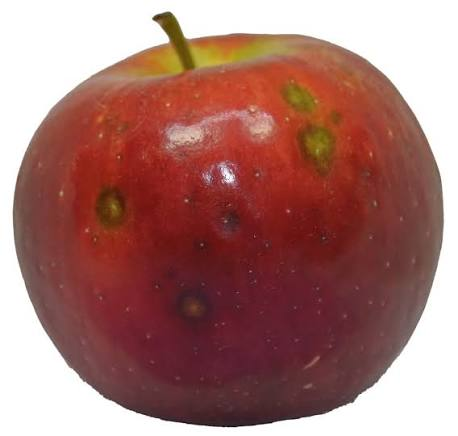
#> input picture 01_Fruit_Quality_Inspection/dataset/apple_defect_01.jpg.jpg, 458 x 436 px, found by its file name; its folder holds only this picture in this run
$ python process_dataset.py
#> lines starting #> are read from the running program, lines starting #| are printed output that depends on the picture; after the words box and inside, x2 and y2 are one past the last pixel; in counts of white or black regions, pixels touching at a corner belong together
### 01_Fruit_Quality_Inspection/src/fruit_quality.py
import cv2
import numpy as np
import os
import sys


def analyze_fruit(image_path, output_dir="results"):

#> called with image_path = 'dataset/apple_defect_01.jpg.jpg', output_dir = 'results/apple_defect_01.jpg'
    image = cv2.imread(image_path)
#> image is the input picture: shape (436, 458, 3); mean B, G, R 113.6, 119, 167.3

    if image is None:
        print(f"Error: Could not read image: {image_path}")
        return

    os.makedirs(output_dir, exist_ok=True)

    image = cv2.resize(image, (800, 600))
#> image: shape (600, 800, 3)
    original = image.copy()

    # =========================================================
    # 1. GRABCUT SEGMENTATION
    # =========================================================

    mask = np.zeros(image.shape[:2], np.uint8)

    h, w = image.shape[:2]
#> h = 600; w = 800

    # Assume fruit is located near the centre
    rect = (
        int(w * 0.10),
        int(h * 0.05),
        int(w * 0.80),
        int(h * 0.90)
    )
#> rect = (80, 30, 640, 540)

    bgd_model = np.zeros((1, 65), np.float64)
    fgd_model = np.zeros((1, 65), np.float64)

    cv2.grabCut(
        image,
        mask,
        rect,
        bgd_model,
        fgd_model,
        5,
        cv2.GC_INIT_WITH_RECT
    )

    fruit_mask = np.where(
        (mask == cv2.GC_FGD) |
        (mask == cv2.GC_PR_FGD),
        255,
        0
    ).astype("uint8")

    # Clean mask
    kernel = np.ones((7, 7), np.uint8)

    fruit_mask = cv2.morphologyEx(
        fruit_mask,
        cv2.MORPH_CLOSE,
        kernel,
        iterations=2
    )

    fruit_mask = cv2.morphologyEx(
        fruit_mask,
        cv2.MORPH_OPEN,
        kernel,
        iterations=1
    )

    # =========================================================
    # 2. KEEP ONLY LARGEST OBJECT
    # =========================================================

    contours, _ = cv2.findContours(
        fruit_mask,
        cv2.RETR_EXTERNAL,
        cv2.CHAIN_APPROX_SIMPLE
    )
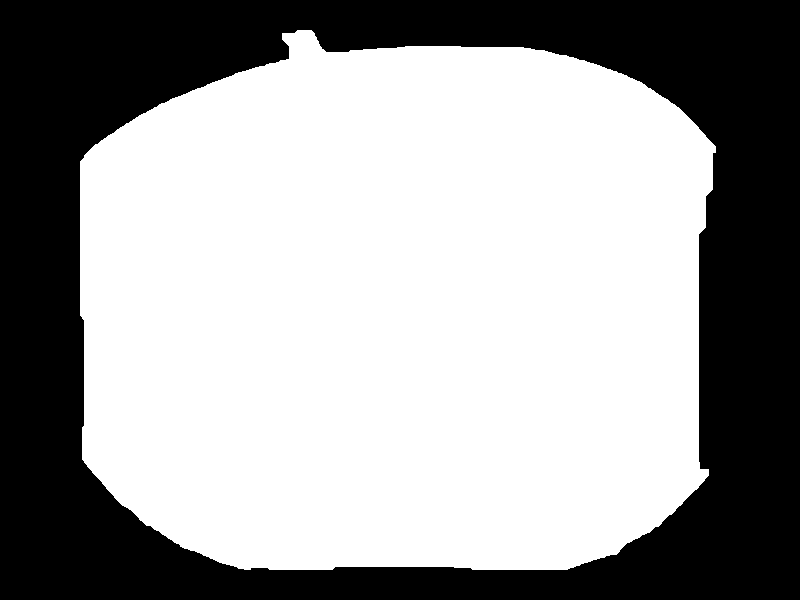
#> fruit_mask: shape (600, 800); 62% white; 1 black region, box (x1, y1, x2, y2) and area: (0, 0, 800, 600) 182512

    if not contours:
        print("Fruit not detected.")
        return

    fruit_contour = max(
        contours,
        key=cv2.contourArea
    )

    fruit_area = cv2.contourArea(fruit_contour)
#> fruit_area = 296508.5

    if fruit_area < 5000:
        print("Fruit region too small.")
        return

    clean_mask = np.zeros_like(fruit_mask)

    cv2.drawContours(
        clean_mask,
        [fruit_contour],
        -1,
        255,
        -1
    )

    fruit_mask = clean_mask

    # =========================================================
    # 3. EXTRACT FRUIT
    # =========================================================

    fruit = cv2.bitwise_and(
        image,
        image,
        mask=fruit_mask
    )

    hsv = cv2.cvtColor(
        fruit,
        cv2.COLOR_BGR2HSV
    )
#> hsv: shape (600, 800, 3); mean H, S, V 41.8, 102.3, 80.4

    H = hsv[:, :, 0]
    S = hsv[:, :, 1]
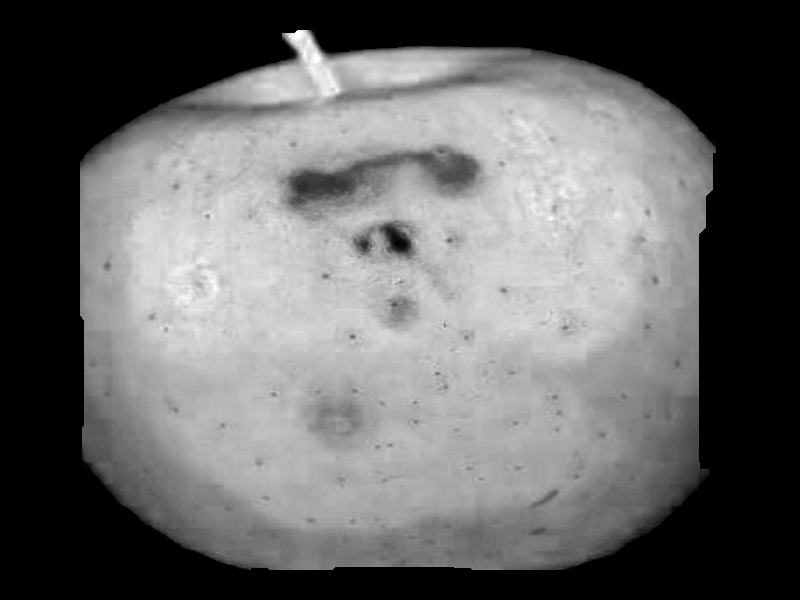
#> S: shape (600, 800); min 0, max 255, mean 102.3
    V = hsv[:, :, 2]
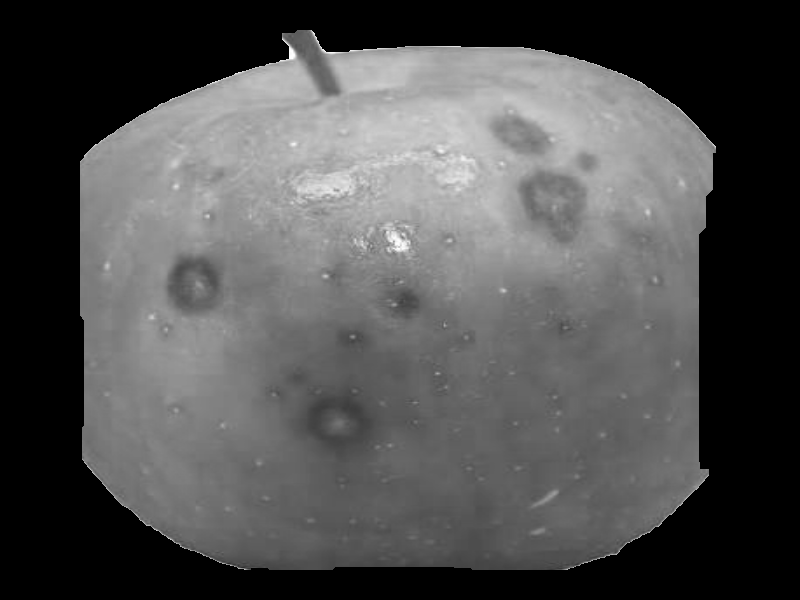
#> V: shape (600, 800); min 0, max 255, mean 80.4

    # =========================================================
    # 4. DEFECT DETECTION
    # =========================================================

    # Dark/brown areas inside fruit
    dark = (
        (V < 80) &
        (S > 50) &
        (fruit_mask > 0)
    )
#> dark: shape (600, 800) bool; 1.5% white; 34 white regions (26 under 20 px), largest, box (x1, y1, x2, y2) and area: (317, 530, 582, 570) 3513, (304, 388, 375, 458) 2637, (210, 556, 308, 570) 603

    brown = (
        (H >= 5) &
        (H <= 25) &
        (S > 80) &
        (V < 170) &
        (fruit_mask > 0)
    )
#> brown: shape (600, 800) bool; 7.4% white; 133 white regions (102 under 20 px), largest, box (x1, y1, x2, y2) and area: (80, 30, 542, 221) 10584, (488, 108, 619, 251) 9087, (498, 58, 715, 221) 8321

    defect_mask = (
        dark | brown
    ).astype(np.uint8) * 255

    # Remove small noise
    defect_kernel = np.ones((5, 5), np.uint8)

    defect_mask = cv2.morphologyEx(
        defect_mask,
        cv2.MORPH_OPEN,
        defect_kernel,
        iterations=2
    )
#> defect_mask: shape (600, 800); 6.8% white; 24 white regions, largest, box (x1, y1, x2, y2) and area: (490, 114, 615, 250) 8520, (578, 65, 713, 200) 6610, (159, 250, 231, 332) 4280

    defect_mask = cv2.morphologyEx(
        defect_mask,
        cv2.MORPH_CLOSE,
        defect_kernel,
        iterations=1
    )
#> defect_mask: shape (600, 800); 6.9% white; 21 white regions

    # =========================================================
    # 5. REMOVE SMALL DEFECTS
    # =========================================================

    defect_contours, _ = cv2.findContours(
        defect_mask,
        cv2.RETR_EXTERNAL,
        cv2.CHAIN_APPROX_SIMPLE
    )
#> defect_contours = 21 contours; largest, box (x1, y1, x2, y2) and area: (490, 114, 615, 250) 8306, (578, 65, 713, 200) 6576, (159, 250, 231, 332) 4148, (306, 392, 374, 456) 3010, (80, 120, 152, 199) 1978

    clean_defects = np.zeros_like(
        defect_mask
    )

    for contour in defect_contours:

        area = cv2.contourArea(contour)

        if area > 150:
            cv2.drawContours(
                clean_defects,
                [contour],
                -1,
                255,
                -1
            )
#> this loop made 21 passes
#> area on passes 2 to 13: 112.5, 165.5, 336, 1840.5, 3009.5, 4147.5, 1327.5, 1978.5, 532, 8306, 142.5, 169.5
#> (contour, area) on passes 1, 15, 18: ([[277, 561], [277, 569], [285, 569], [285, 561]], 64), ([[371, 92], [371, 100], [381, 100], [381, 92]], 80), ([[558, 59], [558, 67], [567, 67], [567, 59]], 72)
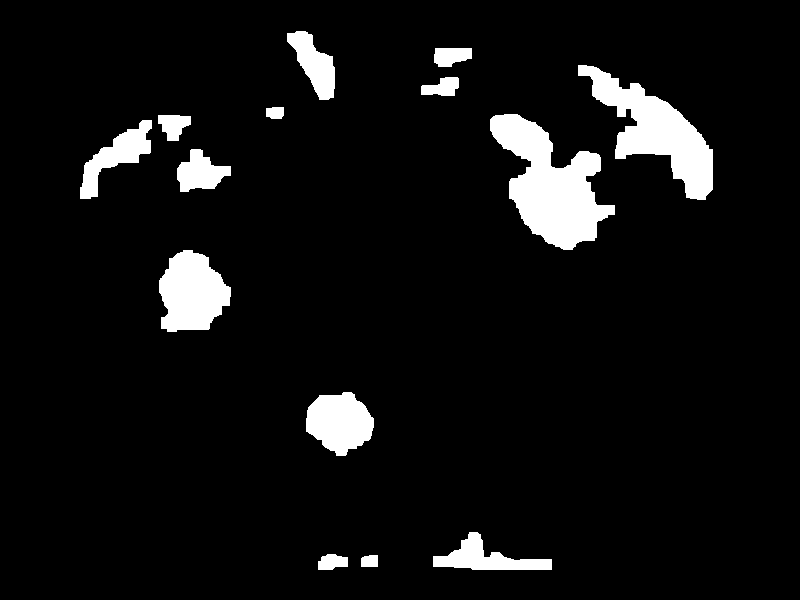
#> clean_defects: shape (600, 800); 6.8% white; 14 white regions

    defect_mask = clean_defects

    # =========================================================
    # 6. CALCULATE DEFECT PERCENTAGE
    # =========================================================

    fruit_pixels = cv2.countNonZero(
        fruit_mask
    )
#> fruit_pixels = 297488

    defect_pixels = cv2.countNonZero(
        defect_mask
    )
#> defect_pixels = 32463

    defect_percentage = (
        defect_pixels / fruit_pixels * 100
        if fruit_pixels > 0
        else 0
    )
#> defect_percentage = 10.91

    # =========================================================
    # 7. QUALITY CLASSIFICATION
    # =========================================================

    if defect_percentage < 3:
        quality = "GOOD"

    elif defect_percentage < 10:
        quality = "MODERATE"

    else:
        quality = "DEFECTIVE"

    # =========================================================
    # 8. RESULT IMAGE
    # =========================================================

    result = original.copy()

    # Fruit boundary
    cv2.drawContours(
        result,
        [fruit_contour],
        -1,
        (0, 255, 0),
        3
    )
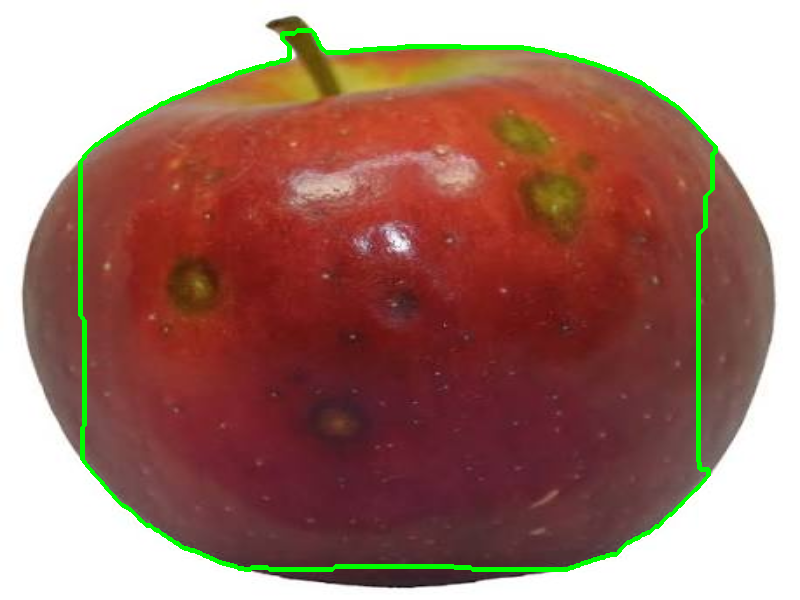
#> result: shape (600, 800, 3); mean B, G, R 111.2, 121.8, 164.3

    # Defect boundaries
    defect_contours, _ = cv2.findContours(
        defect_mask,
        cv2.RETR_EXTERNAL,
        cv2.CHAIN_APPROX_SIMPLE
    )
#> defect_contours = 14 contours; largest, box (x1, y1, x2, y2) and area: (490, 114, 615, 250) 8306, (578, 65, 713, 200) 6576, (159, 250, 231, 332) 4148, (306, 392, 374, 456) 3010, (80, 120, 152, 199) 1978

    for contour in defect_contours:

        if cv2.contourArea(contour) > 150:

            cv2.drawContours(
                result,
                [contour],
                -1,
                (0, 0, 255),
                3
            )
#> this loop made 14 passes
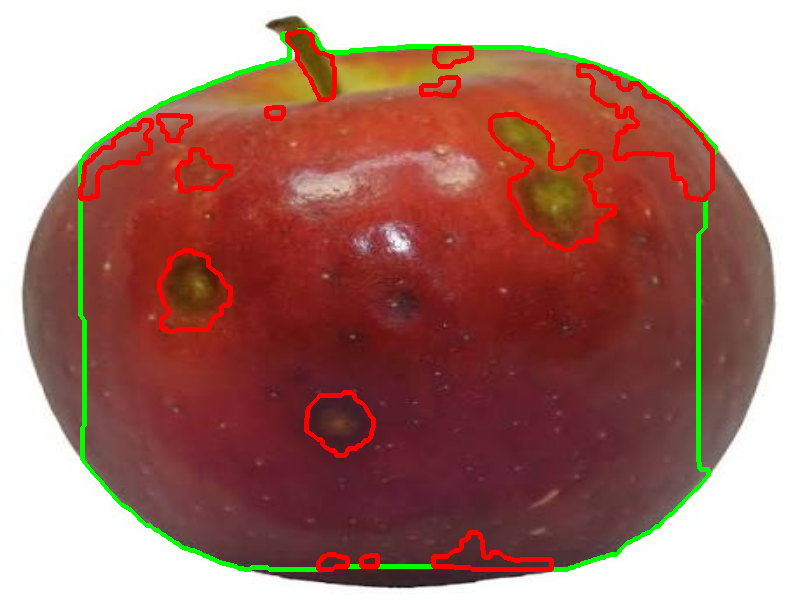
#> result: shape (600, 800, 3); 2.89% of pixels changed, all inside (x1, y1, x2, y2) = (78, 29, 715, 572)

    # =========================================================
    # 9. TEXT
    # =========================================================

    if quality == "GOOD":
        color = (0, 255, 0)
    elif quality == "MODERATE":
        color = (0, 165, 255)
    else:
        color = (0, 0, 255)

    cv2.putText(
        result,
        f"Quality: {quality}",
        (30, 45),
        cv2.FONT_HERSHEY_SIMPLEX,
        1,
        color,
        3
    )

    cv2.putText(
        result,
        f"Defect Area: {defect_percentage:.2f}%",
        (30, 85),
        cv2.FONT_HERSHEY_SIMPLEX,
        0.8,
        (255, 255, 255),
        2
    )

    cv2.putText(
        result,
        f"Fruit Area: {fruit_area:.0f} px",
        (30, 120),
        cv2.FONT_HERSHEY_SIMPLEX,
        0.7,
        (255, 255, 255),
        2
    )
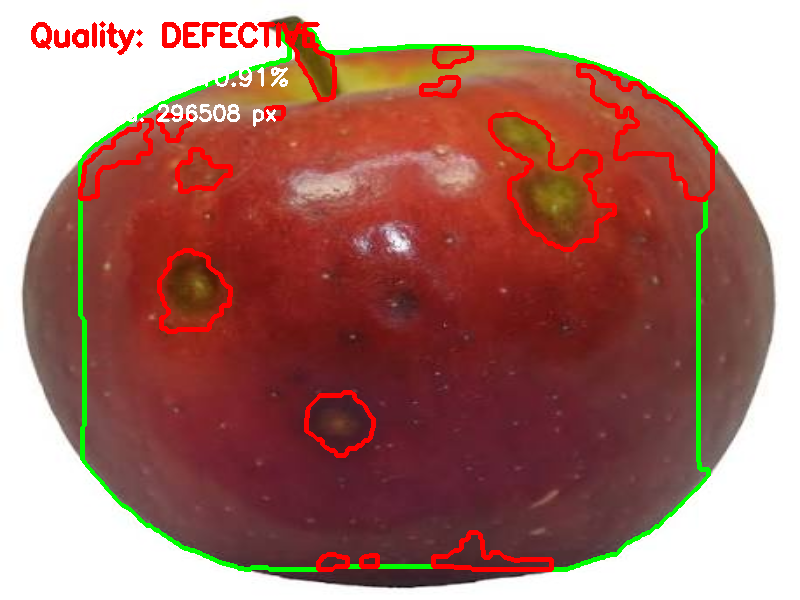
#> result: shape (600, 800, 3); mean B, G, R 109, 117.8, 168.4

    # =========================================================
    # 10. SAVE RESULTS
    # =========================================================

    cv2.imwrite(
        os.path.join(output_dir, "original.jpg"),
        original
    )

    cv2.imwrite(
        os.path.join(output_dir, "fruit_mask.jpg"),
        fruit_mask
    )

    cv2.imwrite(
        os.path.join(output_dir, "defects.jpg"),
        defect_mask
    )

    cv2.imwrite(
        os.path.join(output_dir, "fruit_quality_result.jpg"),
        result
    )

    # =========================================================
    # 11. TERMINAL OUTPUT
    # =========================================================

    print("\n===== FRUIT QUALITY ANALYSIS =====")
    print(f"Fruit area    : {fruit_area:.2f} pixels")
#| Fruit area    : 296508.50 pixels
    print(f"Defect pixels : {defect_pixels}")
#| Defect pixels : 32463
    print(f"Defect area   : {defect_percentage:.2f}%")
#| Defect area   : 10.91%
    print(f"Quality       : {quality}")
    print("==================================")
    print("\nResults saved in: results")


# [13 lines that do not run on import are left out]

### 01_Fruit_Quality_Inspection/src/process_dataset.py
import os
from fruit_quality import analyze_fruit


DATASET_DIR = "dataset"
RESULTS_DIR = "results"


def main():

    image_extensions = (
        ".jpg",
        ".jpeg",
        ".png",
        ".bmp"
    )

    images = [
        file
        for file in os.listdir(DATASET_DIR)
        if file.lower().endswith(image_extensions)
    ]

    if not images:
        print("No images found in dataset.")
        return

    print("\n====================================")
    print("     FRUIT QUALITY DATASET TEST")
    print("====================================")
    print(f"Images found: {len(images)}")

    for index, filename in enumerate(images, 1):

        image_path = os.path.join(
            DATASET_DIR,
            filename
        )

        # Create separate folder for each image
        image_name = os.path.splitext(filename)[0]

        image_result_dir = os.path.join(
            RESULTS_DIR,
            image_name
        )

        os.makedirs(
            image_result_dir,
            exist_ok=True
        )

        print("\n------------------------------------")
        print(f"[{index}/{len(images)}] Processing: {filename}")
        print("------------------------------------")

        analyze_fruit(
            image_path,
            image_result_dir
        )

    print("\n====================================")
    print("       DATASET PROCESSING DONE")
    print("====================================")
    print(f"Results saved in: {RESULTS_DIR}")


if __name__ == "__main__":
    main()

$ run again, on 01_Fruit_Quality_Inspection/dataset/apple_defect_02.jpg.jpg
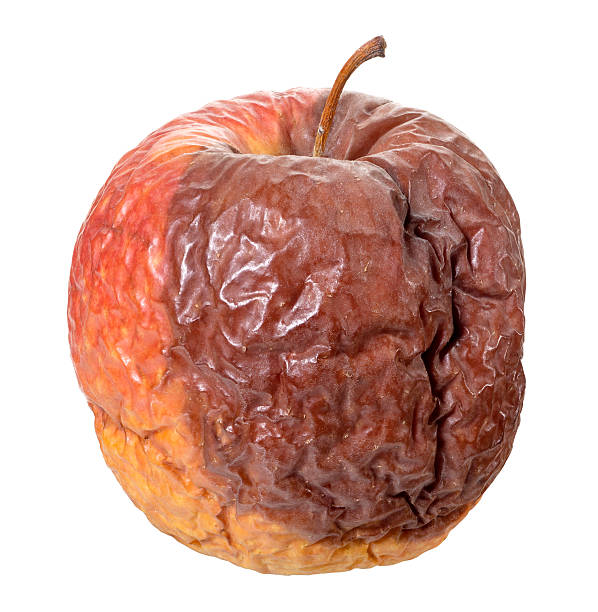
#> input picture 01_Fruit_Quality_Inspection/dataset/apple_defect_02.jpg.jpg, 598 x 612 px, found by its file name
#> in analyze_fruit, image is the input picture: shape (612, 598, 3); mean B, G, R 167.3, 177.4, 213.8
#> image: shape (600, 800, 3)
#> fruit_mask: shape (600, 800); 53.1% white; 1 black region, box (x1, y1, x2, y2) and area: (0, 0, 800, 600) 225109
#> hsv: shape (600, 800, 3); mean H, S, V 7.4, 70.3, 94.2
#> dark: shape (600, 800) bool; 1.1% white; 115 white regions (94 under 20 px), largest, box (x1, y1, x2, y2) and area: (554, 283, 621, 494) 2831, (540, 192, 578, 239) 431, (516, 481, 567, 515) 364
#> brown: shape (600, 800) bool; 14.8% white; 879 white regions (735 under 20 px), largest, box (x1, y1, x2, y2) and area: (305, 220, 702, 549) 45610, (586, 133, 696, 248) 2531, (284, 388, 347, 484) 1827
#> in analyze_fruit, `defect_contours, _ = cv2.findContours( defect_mask, cv2.RETR_EXTERNAL,..`: defect_contours = 43 contours; largest, box (x1, y1, x2, y2) and area: (515, 298, 599, 420) 2724, (600, 412, 687, 459) 2315, (432, 508, 507, 536) 1486, (499, 483, 557, 532) 1431, (492, 405, 551, 438) 1326
#> the loop in analyze_fruit, `for contour in defect_contours: ` made 43 passes
#> area on passes 1, 2, 4, 8, 9, 10, 11, 12: 1486.5, 715, 1431, 506, 1280.5, 194, 206, 1083.5
#> after the loop in analyze_fruit, `for contour in defect_contours:`:
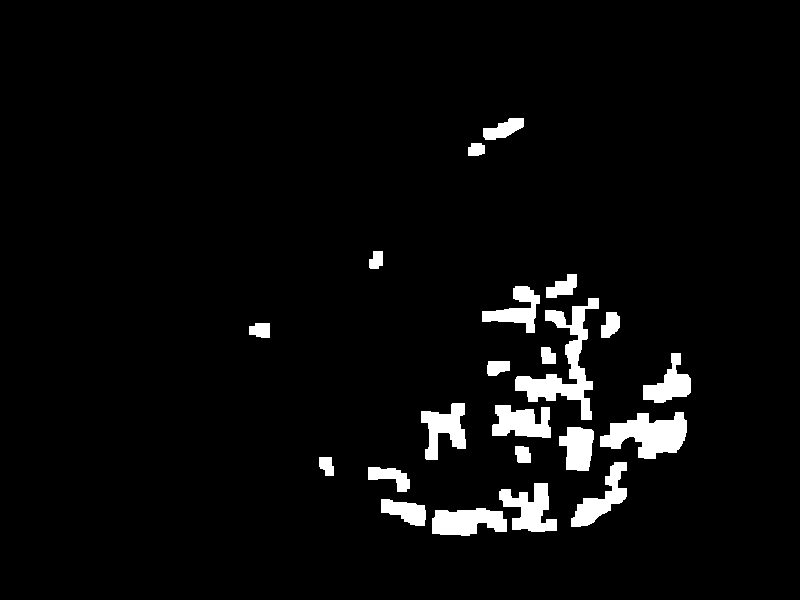
#> clean_defects: shape (600, 800); 4.3% white; 22 white regions
#> fruit_pixels = 254891
#> defect_pixels = 20713
#> defect_percentage = 8.13
#> in analyze_fruit, `defect_contours, _ = cv2.findContours( defect_mask, cv2.RETR_EXTERNAL,..`: defect_contours = 22 contours; largest, box (x1, y1, x2, y2) and area: (515, 298, 599, 420) 2724, (600, 412, 687, 459) 2315, (432, 508, 507, 536) 1486, (499, 483, 557, 532) 1431, (492, 405, 551, 438) 1326
#> the loop in analyze_fruit, `for contour in defect_contours: ` made 22 passes
#> in analyze_fruit, `cv2.putText( result, f"Fruit Area: {fruit_area:.0f} px", (30, 120), cv..`:
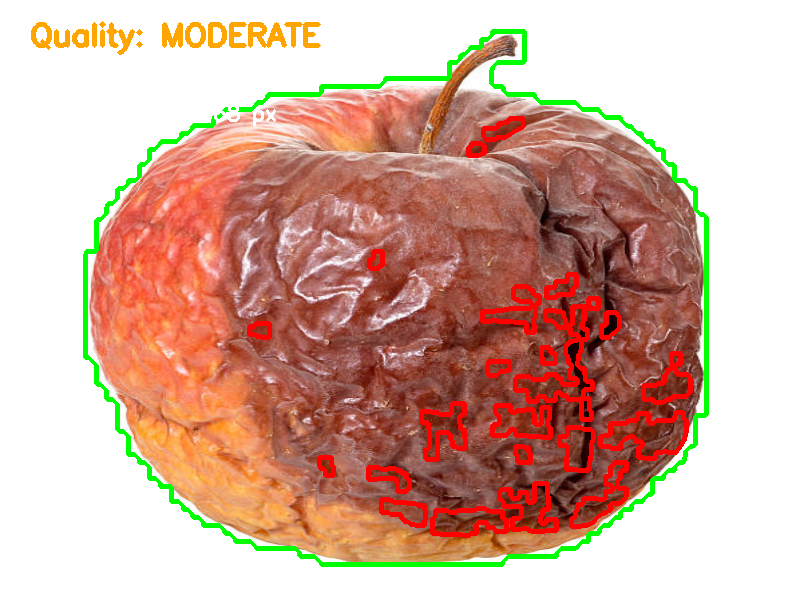
#> result: shape (600, 800, 3); mean B, G, R 158.5, 174.6, 213.1
#| Fruit area    : 253868.00 pixels
#| Defect pixels : 20713
#| Defect area   : 8.13%
